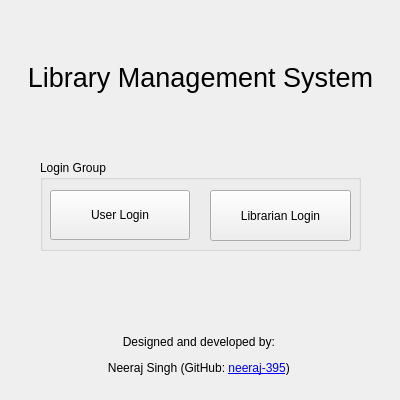
<?xml version="1.0" encoding="UTF-8"?>
<ui version="4.0">
 <class>MainWindow</class>
 <widget class="QMainWindow" name="MainWindow">
  <property name="geometry">
   <rect>
    <x>0</x>
    <y>0</y>
    <width>400</width>
    <height>400</height>
   </rect>
  </property>
  <property name="sizePolicy">
   <sizepolicy hsizetype="Preferred" vsizetype="Preferred">
    <horstretch>0</horstretch>
    <verstretch>0</verstretch>
   </sizepolicy>
  </property>
  <property name="minimumSize">
   <size>
    <width>400</width>
    <height>400</height>
   </size>
  </property>
  <property name="maximumSize">
   <size>
    <width>640</width>
    <height>480</height>
   </size>
  </property>
  <property name="baseSize">
   <size>
    <width>400</width>
    <height>400</height>
   </size>
  </property>
  <property name="acceptDrops">
   <bool>false</bool>
  </property>
  <property name="windowTitle">
   <string>Library Application</string>
  </property>
  <property name="autoFillBackground">
   <bool>true</bool>
  </property>
  <widget class="QWidget" name="centralwidget">
   <property name="enabled">
    <bool>true</bool>
   </property>
   <property name="sizePolicy">
    <sizepolicy hsizetype="Fixed" vsizetype="Fixed">
     <horstretch>0</horstretch>
     <verstretch>0</verstretch>
    </sizepolicy>
   </property>
   <property name="maximumSize">
    <size>
     <width>400</width>
     <height>400</height>
    </size>
   </property>
   <property name="baseSize">
    <size>
     <width>400</width>
     <height>400</height>
    </size>
   </property>
   <property name="font">
    <font>
     <bold>false</bold>
    </font>
   </property>
   <widget class="QLabel" name="title">
    <property name="geometry">
     <rect>
      <x>20</x>
      <y>40</y>
      <width>361</width>
      <height>76</height>
     </rect>
    </property>
    <property name="baseSize">
     <size>
      <width>0</width>
      <height>0</height>
     </size>
    </property>
    <property name="font">
     <font>
      <pointsize>20</pointsize>
      <bold>false</bold>
     </font>
    </property>
    <property name="text">
     <string>&lt;html&gt;&lt;head/&gt;&lt;body&gt;&lt;p align=&quot;center&quot;&gt;Library Management System&lt;/p&gt;&lt;/body&gt;&lt;/html&gt;</string>
    </property>
    <property name="wordWrap">
     <bool>true</bool>
    </property>
   </widget>
   <widget class="QGroupBox" name="loginGroupBox">
    <property name="geometry">
     <rect>
      <x>40</x>
      <y>160</y>
      <width>321</width>
      <height>91</height>
     </rect>
    </property>
    <property name="title">
     <string>Login Group</string>
    </property>
    <widget class="QPushButton" name="userLogin">
     <property name="geometry">
      <rect>
       <x>10</x>
       <y>30</y>
       <width>140</width>
       <height>50</height>
      </rect>
     </property>
     <property name="text">
      <string>User Login</string>
     </property>
    </widget>
    <widget class="QPushButton" name="librarianLogin">
     <property name="geometry">
      <rect>
       <x>170</x>
       <y>30</y>
       <width>141</width>
       <height>51</height>
      </rect>
     </property>
     <property name="text">
      <string>Librarian Login</string>
     </property>
    </widget>
   </widget>
   <widget class="QLabel" name="creditLabel">
    <property name="geometry">
     <rect>
      <x>80</x>
      <y>330</y>
      <width>241</width>
      <height>51</height>
     </rect>
    </property>
    <property name="frameShape">
     <enum>QFrame::NoFrame</enum>
    </property>
    <property name="frameShadow">
     <enum>QFrame::Plain</enum>
    </property>
    <property name="text">
     <string>&lt;html&gt;
&lt;head/&gt;
&lt;body&gt;
    &lt;p align=&quot;center&quot;&gt;Designed and developed by:&lt;/p&gt;
    &lt;p align=&quot;center&quot;&gt;
        Neeraj Singh (GitHub: 
        &lt;a href=&quot;https://github.com/neeraj-395&quot;&gt;neeraj-395&lt;/a&gt;)
    &lt;/p&gt;
&lt;/body&gt;
&lt;/html&gt;
</string>
    </property>
    <property name="textFormat">
     <enum>Qt::RichText</enum>
    </property>
    <property name="openExternalLinks">
     <bool>true</bool>
    </property>
   </widget>
  </widget>
 </widget>
 <tabstops>
  <tabstop>userLogin</tabstop>
  <tabstop>librarianLogin</tabstop>
 </tabstops>
 <resources/>
 <connections/>
</ui>
